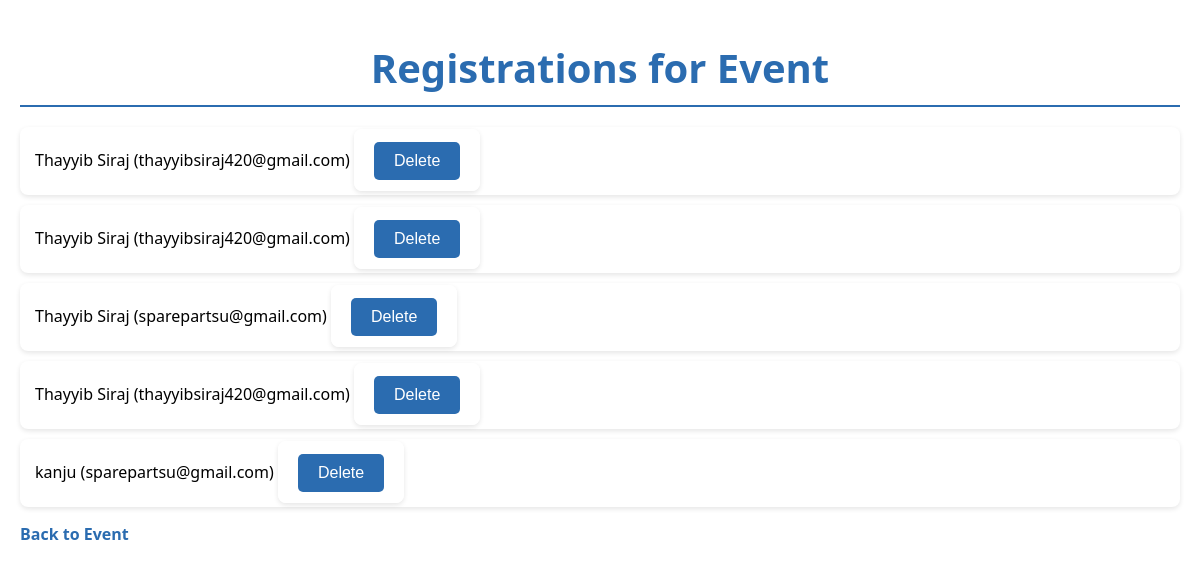
Screenshot of /event/5/registrations with the database file from the repository.
### tables this page shows
CREATE TABLE registrations (
            id INTEGER PRIMARY KEY AUTOINCREMENT,
            name TEXT NOT NULL,
            email TEXT NOT NULL,
            event_id INTEGER,
            FOREIGN KEY (event_id) REFERENCES events (id)
        );

### RSETHUB/app.py (the view)
@app.route('/event/<int:event_id>/registrations')
def event_registrations(event_id):
    conn = sqlite3.connect('events.db')
    cursor = conn.cursor()
    cursor.execute('SELECT * FROM registrations WHERE event_id = ?', (event_id,))
    registrations = cursor.fetchall()
    conn.close()
    return render_template('registrations.html', registrations=registrations, event_id=event_id)

### RSETHUB/templates/registrations.html (shortened to what this page needs)
<!DOCTYPE html>
<html lang="en">
<head>
    <link rel="stylesheet" href="{{ url_for('static', filename='style.css') }}">
</head>
<body>
    <h1>Registrations for Event</h1>
    <ul>
        {% for registration in registrations %}
        <li>
            {{ registration[1] }} ({{ registration[2] }})
            <form action="{{ url_for('delete_registration', registration_id=registration[0], event_id=event_id) }}" method="POST" style="display:inline;">
                <button type="submit" onclick="return confirm('Are you sure you want to delete this registration?');">Delete</button>
            </form>
        </li>
        {% else %}
        <li>No registrations found for this event.</li>
        {% endfor %}
    </ul>
    <a href="{{ url_for('event_detail', event_id=event_id) }}">Back to Event</a>
</body>
</html>

### RSETHUB/static/style.css (style rules this page uses)
body { position: relative; font-family: 'Segoe UI', Tahoma, Geneva, Verdana, sans-serif; margin: 0; padding: 20px; background-color: white; overflow: hidden; }
h1 { color: #2b6cb0; font-size: 2.5em; text-align: center; margin-top: 20px; margin-bottom: 20px; border-bottom: 2px solid #2b6cb0; padding-bottom: 10px; }
ul { list-style-type: none; padding: 0; }
li { background-color: #fff; border-radius: 8px; padding: 15px; margin: 10px 0; box-shadow: 0 2px 5px rgba(0, 0, 0, 0.1); transition: transform 0.2s; }
a { text-decoration: none; color: #2b6cb0; font-weight: bold; }
button { background-color: #2b6cb0; color: white; border: none; border-radius: 5px; padding: 10px 20px; cursor: pointer; font-size: 1em; transition: background-color 0.3s; }
form { background-color: #fff; padding: 20px; border-radius: 8px; box-shadow: 0 2px 5px rgba(0, 0, 0, 0.1); margin-bottom: 20px; }

### rows the page displays
registrations: name "Thayyib Siraj", email "thayyibsiraj420@gmail.com"
registrations: name "Thayyib Siraj", email "thayyibsiraj420@gmail.com"
registrations: name "Thayyib Siraj", email "sparepartsu@gmail.com"
registrations: name "Thayyib Siraj", email "thayyibsiraj420@gmail.com"
registrations: name "kanju", email "sparepartsu@gmail.com"
